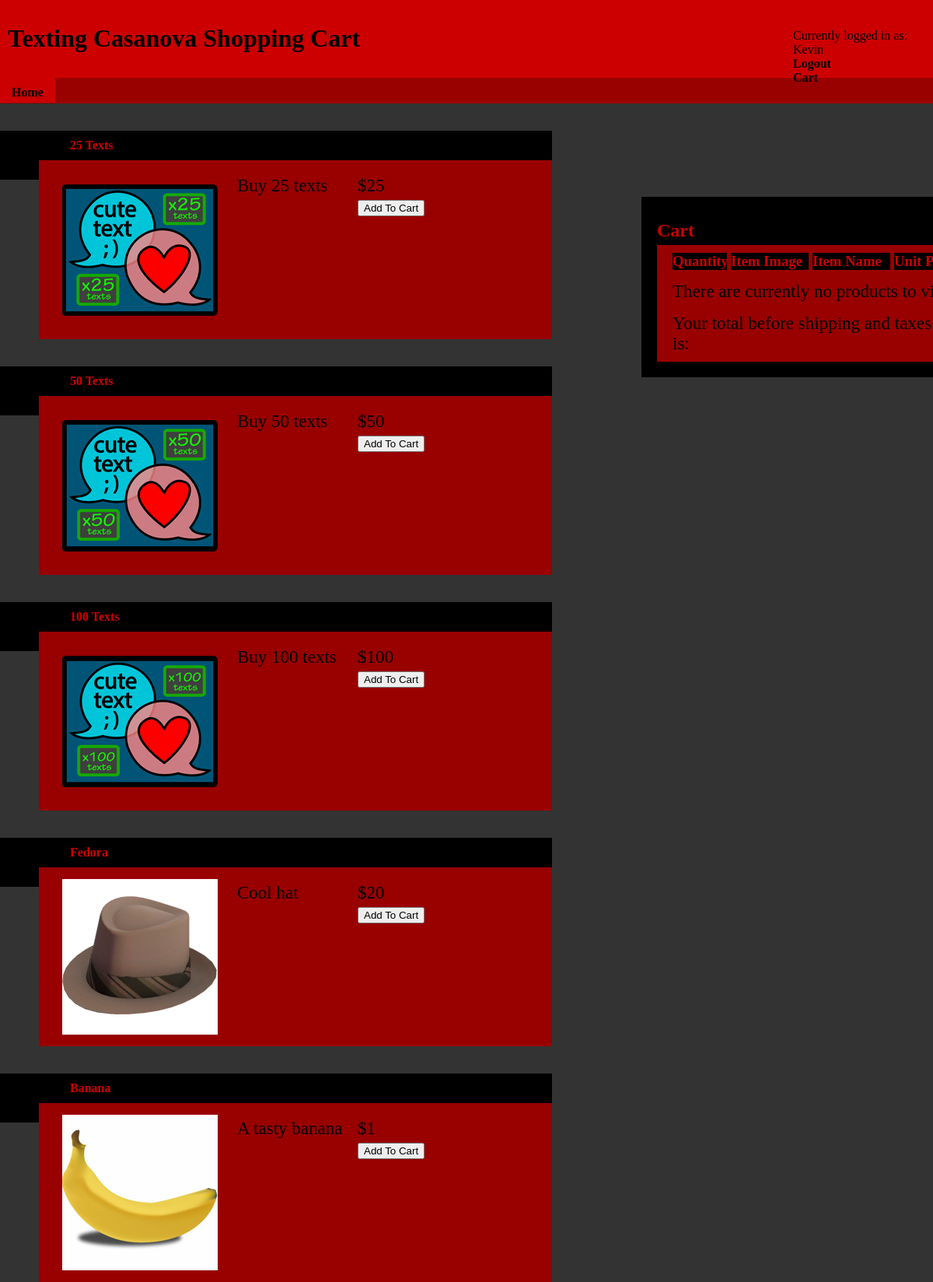
/index.php (signed in), run on the app's committed database.
### tables this page shows
CREATE TABLE IF NOT EXISTS `products` (
  `product_id` int(11) NOT NULL AUTO_INCREMENT,
  `name` varchar(255) NOT NULL,
  `description_short` varchar(255) NOT NULL,
  `description_long` mediumtext NOT NULL,
  `price` decimal(10,0) NOT NULL,
  `image_path` varchar(256) NOT NULL,
  `stock` int(11) NOT NULL,
  PRIMARY KEY (`product_id`)
);

### outputfunctions.php (the view, shortened to what this page needs)
<?php
	function outputProduct($productid, $only_snippet=FALSE)
	{
		global $conn;
		if ($productid)
		{
			if ($only_snippet)
			{
				$sql = "SELECT name, price" .
				   "FROM products " .
				   "WHERE product_id=" . $productid;
				$result = mysql_query($sql, $conn)
					or die('Could not look up products: ' . mysql_error());
				if ($row = mysql_fetch_array($result))
				{
					echo '<div class="item_small">';
					echo '<a href="getprod.php?productid=' . $productid . '><h3>' . $row['name'] . '</h3></a>';
					echo '<p class="price">' . $row['price'] . '</p>';
				}
			}
			else
			{
				$sql = "SELECT name, description_short, price, image_path, stock " .
				   "FROM products " .
				   "WHERE product_id=" . $productid;
				$result = mysql_query($sql, $conn)
					or die('Could not look up products: ' . mysql_error());
				if ($row = mysql_fetch_array($result))
				{
					echo '<a href="getprod.php?productid=' . $productid . '"><h4 class="productTop">' . $row['name'] . '</h4></a>';
					echo '<div class="item_big';
					if ($row['stock'] < 1 &&
						$row['stock'] != -1)
					{
						echo ' soldout';
					}
					echo '">';
					echo '<div class="section main_list">';
					echo '<div class="col span_1_of_3-2">';
					echo '<a href="getprod.php?productid=' . $productid . '"><img src="images/thumb/' . $row['image_path'] . '_thumb.png" /img></a>';
					echo '</div>';
					echo '<div class="col span_2_of_3-2">';
					echo '<p class="description_short">' . $row['description_short'] . '</p>';
					echo '</div>';
					echo '<div class="col span_3_of_3-2">';
					echo '<p class="price">$' . $row['price'] . '</p>';
					if (!($row['stock'] <= 1 &&
						$row['stock'] != -1) &&
						isset($_SESSION['userid']))
					{
						echo '<form method="post" action="transact-product.php">
							<input type="submit" class="submit" name="action" value="Add To Cart" />
							<input type="hidden" name="productid" value="' . $productid . '"/>
							</form>';
					}
					echo '</div>';
					echo '</div>';
				}
			}
			echo '</div>';
		}
	}
?>

### header.php (shortened to what this page needs)
<!DOCTYPE HTML PUBLIC "-//W3C//DTD XHTML 1.0 Transitional//EN" "http://www.w3.org/TR/xhtml1/DTD/xhtml1-transitional.dtd">
<html xmlns="http://www.w3.org/1999/xhtml">
    <head>
        <link rel="stylesheet" type="text/css" href="css/main.css" />
        <link rel="stylesheet" type="text/css" href="css/grid.css" />
    </head>
   <body>
   <div id='mainfunctions'>
    	<div id="userinfo">
            <?php
            	if (!isset($_SESSION['userid']))
				{
					echo "<div id=\"logowelcome\">\n";
					echo 'Please login to make purchaces.';
					echo "</div>";
					echo ' <a href="login.php">Login</a>';
				}
				else
				{
					echo "<div id=\"logowelcome\">\n";
					echo 'Currently logged in as: ' . $_SESSION['name'];
					echo "</div>";
					echo ' <a href="transact-user.php?action=Logout">Logout</a>';
				}
			?>
        </div>
        <div id="carticon">
        	<a href="modcart.php">Cart</a>
        </div>
	</div>
    	<div id="logobar">
        	<div id="logo">
            	<h1>Texting Casanova Shopping Cart</h1>
            </div>
        </div>
        <div id='maincolumn'>
        	<div id='navigation'>
            	<?php
					echo '<a href="index.php" class="';
					if ($_SESSION['currPage'] == "index")
					{
						echo 'activePage';
					}
					else
					{
						echo 'inactivePage';
					}
					echo '">Home</a>';
				?>
            </div>
            <div id="content">

### index.php (shortened to what this page needs)
<?php
	require_once 'conn.php';
	require_once 'outputfunctions.php';
	require_once 'header.php';
	echo '<div class="cart_mini">';
	include('modcart.php');
	$sql = "SELECT product_id " .
		   "FROM products";
	$result = mysql_query($sql, $conn);
	if (mysql_num_rows($result)==0)
	{
		echo " <br />\n";
		echo " There are currently no products to view.\n";
	}
	else
	{
		while ($row = mysql_fetch_array($result))
		{
			outputProduct($row['product_id'], FALSE);
		}
	}
	require_once 'footer.php';
?>

### modcart.php (shortened to what this page needs)
	<h2>Cart</h2>
        <?php
			if (isset($_SESSION['userid']))
			{
				echo '
					<div class="section group">
					<form method="post" action="transact-product.php">
						<div class="col span_1_of_7">
								<h3>Quantity</h3>
						</div>
						<div class="col span_2_of_7">
								<h3>Item Image</h3>
						</div>
						<div class="col span_3_of_7">
								<h3>Item Name</h3>
						</div>
						<div class="col span_4_of_7">
								<h3>Unit Price</h3>
						</div>
						<div class="col span_5_of_7">
								<h3>Extended Price</h3>
						</div>
						<div class="col span_6_of_7">
						</div>
						<div class="col span_7_of_7">
							<input type="submit" class="submit" name="action" value="Empty Cart" />
						</div>
					</div>
					';
				$cartItems = array();
				$totalPrice = 0;
				$sql = "SELECT * " .
					   "FROM cart_items " .
					   "WHERE user_id=" . $_SESSION['userid'];
				$result = mysql_query($sql, $conn);
				if (mysql_num_rows($result)>0)
				{
					while ($row = mysql_fetch_array($result))
					{
						$sql = "SELECT image_path, name, price, stock " .
						   "FROM products " .
						   "WHERE product_id=" . $row['product_id'];
						$product = mysql_query($sql, $conn);
						if (mysql_num_rows($product)==1)
						{
							$prod = mysql_fetch_array($product);
							$tempProdArray = array(
								"product_id" => $row['product_id'],
								"image_path" => $prod['image_path'],
								"name" => $prod['name'],
								"price" => $prod['price'],
								"quantity" => $row['quantity'],
								"stock" => $prod['stock']
								);
							$totalPrice += ($row['quantity']*$prod['price']);
							$cartItems[] = $tempProdArray;
						}
					}
				}
				else
				{
					echo '<div class="section group">
					<p>There are currently no products to view.</p>
					</div>';
				}
				echo '<div class="section group">
						<div class="col span_1_of_3">
							<p>Your total before shipping and taxes is: </p>
						</div>
						<div class="col span_2_of_3"><p>';
				echo '$' . $totalPrice . '</p>';
				echo '	</div>
						<div class="col span_3_of_3">
						</form>
						<form method="post" action="checkout.php">
							<input type="submit" class="submit" name="action" value="Submit Order" />
					  	</form>
					  </div>';
					  }
			else
			{
				echo '<em>Please login to view the cart.</em>';
			}
			?>
<?php
	require_once 'footer.php';
?>

### footer.php (shortened to what this page needs)
	</div>
</div>
</body>
</html>

### css/main.css (style rules this page uses)
html { background-color:#333; }
body { margin: 0; padding: 0; }
a { font-family: exo; color: #000; text-decoration: none; font-weight:bold; padding-top:3px; padding-bottom:3px; }
#mainfunctions { position: absolute; left: 85%; margin-top: 37px; }
#logobar { background-color:#CC0000; padding: 10px; }
#logo { font-family: exo; }
#logowelcome { font-family: sertig; }
#navigation { background-color: #990000; font-weight:bold; padding-top:10px; padding-bottom:5px; }
#navigation a { padding-top: 10px; padding-bottom: 5px; padding-left: 15px; padding-right: 15px; margin-left: 0px; margin-right: 0px; font-family: exo; text-decoration: none; }
#navigation a:link { color:#000; }
.activePage { background-color: #CC0000; }
h2 { color: #CC0000; font-family: exo; font-weight: bold; padding-top: 5px; margin-top: 5px; margin-bottom: 5px; }
h3 { background-color: #000; color: #CC0000; font-family: exo; font-weight: bold; margin-top: 5px; margin-bottom: 5px; }
h4 { color: #000; padding-top: 2px; padding-bottom: 2px; margin: 0; font-family: exo; }
p { margin-top: 5px; margin-bottom: 5px; font-family: sertig; font-size: 23px; color: #000; }
.cart_mini { left: 825px; margin-top: 10%; position: fixed; border-style:solid; border-width:20px; background: black; }
#content { padding-left: 25px; padding-right: 25px; }
.item_big { background-color: #900; color: #000; width:640px; margin-left: 50px; margin-top: 10px; padding-top: 10px; padding-bottom: 10px; padding-left: 10px; padding-right: 10px; }
.productTop { background-color: #000; color: #CC0000; width:610px; margin-left: 0px; margin-top: 35px; margin-bottom: -35px; padding-top: 10px; padding-bottom: 35px; padding-left: 90px; padding-right: 10px; }

### css/grid.css (style rules this page uses)
.section { clear: both; padding: 0px; margin: 0px; }
.col { display: block; float:left; margin: 5px 0px 5px 5px; }
.col:first-child { margin-left: 0; }
.group { background: #990000; width: 720px; padding-left: 20px; padding-right: 20px; }
.group:before, .group:after { content:""; display:table; }
.group:after { clear:both; }
.main_list { background: #990000; width: 600px; padding-left: 20px; padding-right: 20px; }
.main_list:before, .main_list:after { content:""; display:table; }
.main_list:after { clear:both; }
.span_1_of_7 { width: 70px; }
.span_2_of_7 { width: 100px; }
.span_3_of_7 { width: 100px; }
.span_4_of_7 { width: 90px; }
.span_1_of_3 { width: 360px; }
.span_1_of_3-2 { width: 220px; }
.span_2_of_3-2 { width: 150px; }
.span_3_of_3-2 { width: 100px; }

### data on the page
products: name "25 Texts", image_path (picture), description_short "Buy 25 texts", price "25"
products: name "50 Texts", image_path (picture), description_short "Buy 50 texts", price "50"
products: name "100 Texts", image_path (picture), description_short "Buy 100 texts", price "100"
products: name "Fedora", image_path (picture), description_short "Cool hat", price "20"
products: name "Banana", image_path (picture), description_short "A tasty banana", price "1"

### other printed values
$_SESSION['name'] "Kevin"
